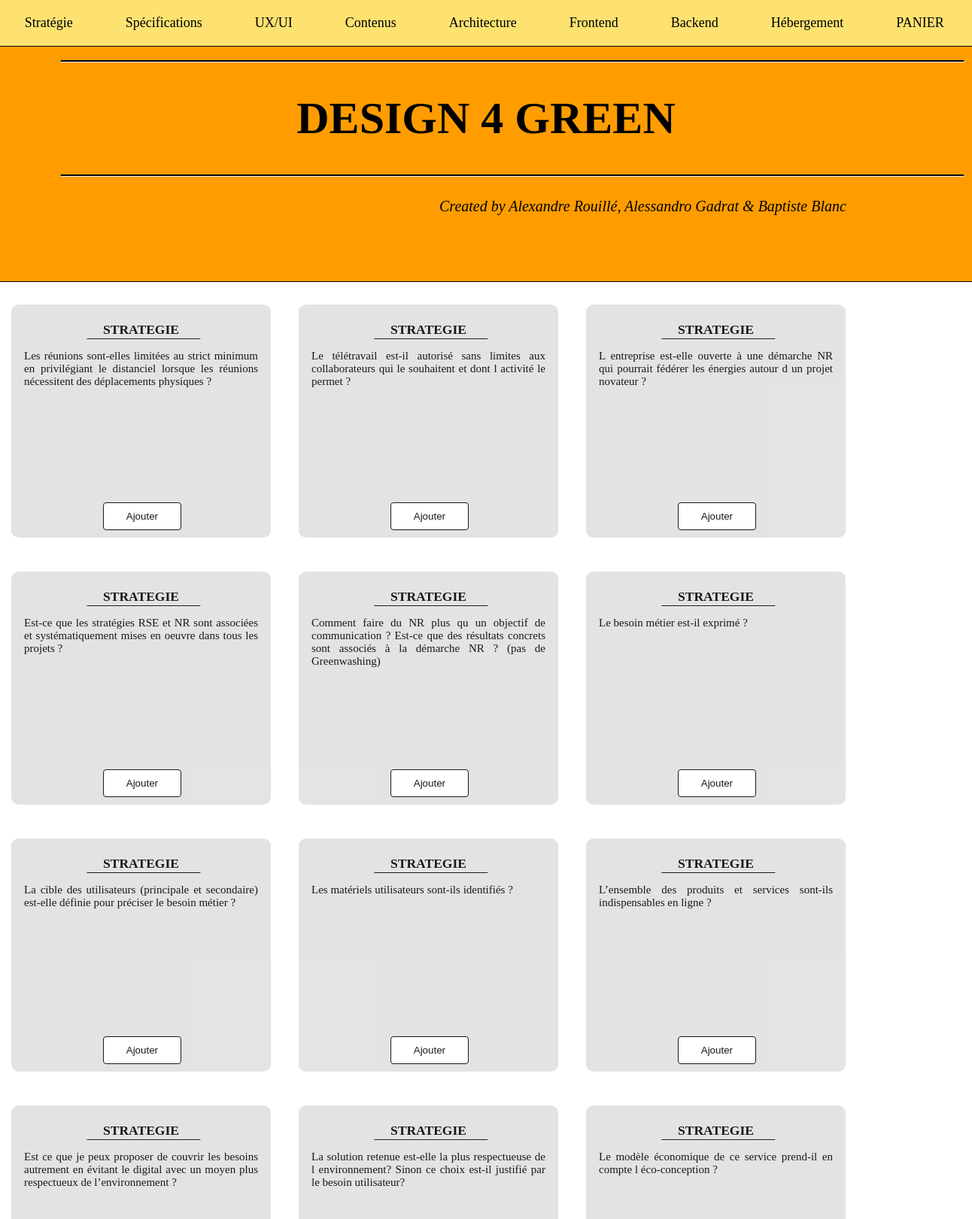
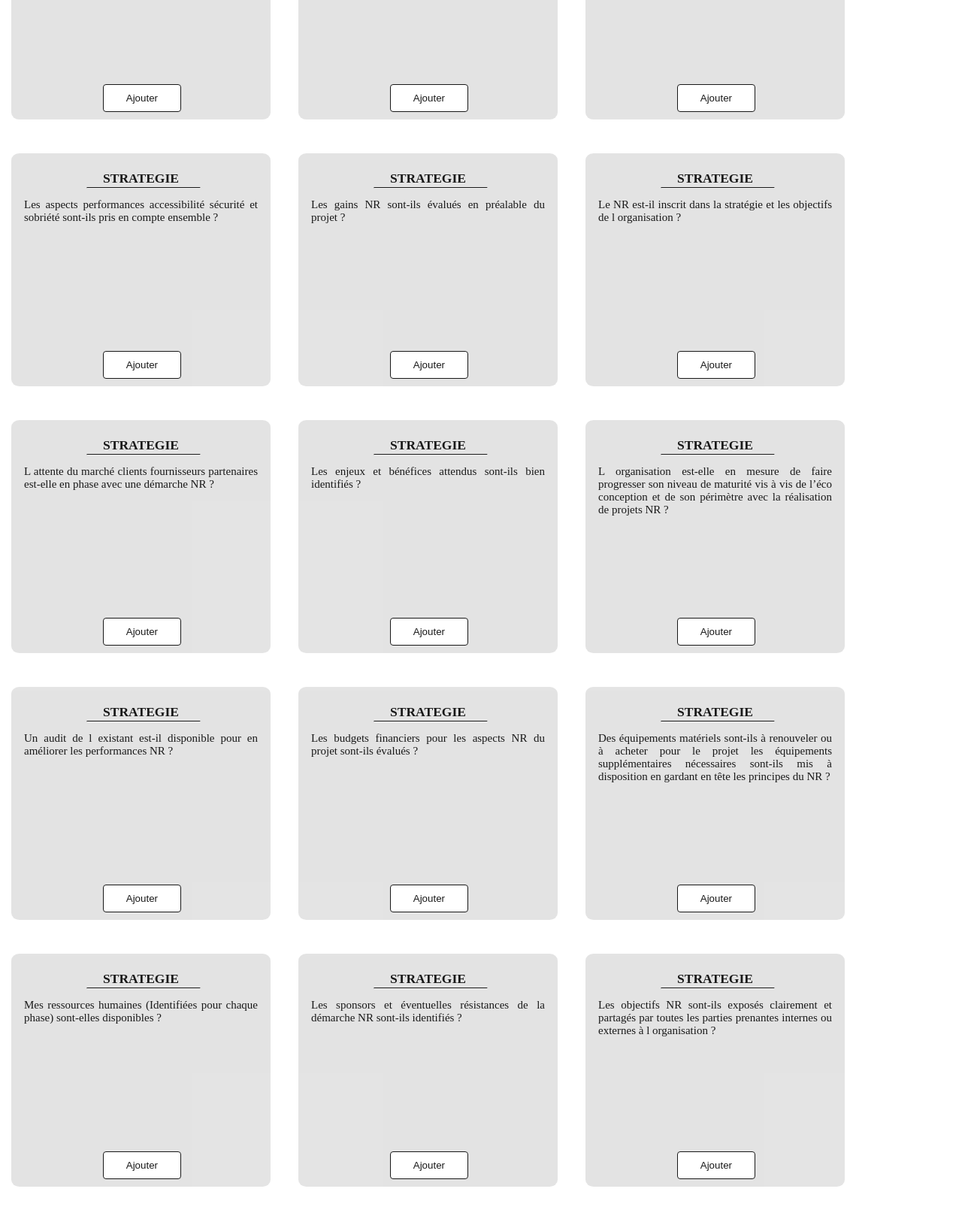
The page / (upper part) on the database its author committed (2 pictures, top to bottom).
### tables this page shows
CREATE TABLE IF NOT EXISTS `data` (
  `Famille Origine` varchar(17) DEFAULT NULL,
  `ID` varchar(11) DEFAULT NULL,
  `Planet` varchar(6) DEFAULT NULL,
  `People` varchar(6) DEFAULT NULL,
  `prosperity` varchar(10) DEFAULT NULL,
  `RECOMMANDATION = 
Phrase verbe  à l’infinitif` varchar(135) DEFAULT NULL,
  `CRITERES` varchar(276) DEFAULT NULL,
  `JUSTIFICATIONS
Quels sont les arguments factuels` varchar(911) DEFAULT NULL,
  `Etape Cycle de Vie` varchar(18) DEFAULT NULL,
  `TEST 1 1 1
test lié au critère  forme interrogative` varchar(545) DEFAULT NULL,
  `TEST 1 1 2` varchar(268) DEFAULT NULL,
  `TEST` varchar(408) DEFAULT NULL,
  `CORRESPONDANCE 
(Référence à une source fiable existante)` varchar(240) DEFAULT NULL,
  `Lien  (URL) de la correspondance` varchar(309) DEFAULT NULL,
  `Type 

formelle
(RECO)

ou

Conseil / Guide 
(CONSEIL)` varchar(62) DEFAULT NULL,
  `Difficulté de mise en oeuvre` varchar(28) DEFAULT NULL,
  `Objectif(s) ODD couverts par la recommandation` varchar(49) DEFAULT NULL,
  ` incontournables` varchar(16) DEFAULT NULL,
  `Tags Opérationnel` varchar(75) DEFAULT NULL,
  `Acteurs` varchar(67) DEFAULT NULL,
  `Indicateurs` varchar(14) DEFAULT NULL,
  `X Indicateurs` varchar(88) DEFAULT NULL,
  `Y Indicateurs` varchar(28) DEFAULT NULL,
  `Priorité` varchar(8) DEFAULT NULL,
  `Récurrence` varchar(10) DEFAULT NULL,
  `Use Case` varchar(269) DEFAULT NULL,
  `Exemple` varchar(7) DEFAULT NULL,
  `Limites` varchar(7) DEFAULT NULL,
  `Automatisable
Y / N` varchar(20) DEFAULT NULL,
  `Automatisation
#SCRIPT
#INTRUMENTATION
#PROCESS` varchar(50) DEFAULT NULL,
  `Automatisation
Level` varchar(21) DEFAULT NULL,
  `Automatisation Informations` varchar(57) DEFAULT NULL
);

### fonction.php (the view, shortened to what this page needs)
<?php
   function compoment($t,$c,$id){
      $c=str_replace("'"," ",$c);
      $element ="
      <form action='index.php' id='container' method='post'>
      <div>
      <h3>$t</h3>
      <hr class='content'>
      <p>$c</p>
      <input type='submit' value='Ajouter' class='btn' name='add'/>
      <input type='hidden' name='t' value=$t>
      <input type='hidden' name='c' value='$c'>
      <input type='hidden' name='id' value='$id'>
      </div>
      </form>
      ";
   echo $element;
   }
      class CreateDb
      {
         public $tablename;
         public $con;
      public function __construct(
         $dbname = "dara",
         $tablename = "data",
         $servername = "localhost",
         $username = "root",
         $password = ""
     )
     {
       $this->tablename = $tablename;
         $this->con = mysqli_connect($servername, $username, $password,$dbname);
   }
   public function getData(){
         $sql ="SELECT `Famille Origine`,`ID`,`CRITERES` FROM $this->tablename WHERE `CRITERES`!=''" ;
         $result = mysqli_query($this->con, $sql);
         if(mysqli_num_rows($result) > 0){
            return $result;
        }
     }
   }
?>

### index.php (shortened to what this page needs)
<!DOCTYPE html>
<html>
   <head>
      <link rel="stylesheet" href="style/style.css" />
      <link rel="stylesheet" media="print" href="style/style.css" />
   </head>
   <body>
      <div class="main">
         <div class="prez">
            <hr class='title'>
            <a href="index.php"><h1>DESIGN 4 GREEN</h1></a>
            <hr class='title'>
            <div class="name">Created by Alexandre Rouillé, Alessandro Gadrat & Baptiste Blanc</div>
         </div>
         <div class="violet">
            <nav class="navi">
               <a onclick="window.scrollTo({top: 350,behavior: 'smooth'})">Stratégie&nbsp;</a>
               <a onclick="window.scrollTo({top: 4250,behavior: 'smooth'})">Spécifications&nbsp;</a>
               <a onclick="window.scrollTo({top: 8180,behavior: 'smooth'})">UX/UI&nbsp;</a>
               <a onclick="window.scrollTo({top: 12790,behavior: 'smooth'})">Contenus&nbsp;</a>
               <a onclick="window.scrollTo({top: 16330,behavior: 'smooth'})">Architecture&nbsp;</a>
               <a onclick="window.scrollTo({top: 20930,behavior: 'smooth'})">Frontend&nbsp;</a>
               <a onclick="window.scrollTo({top: 26260,behavior: 'smooth'})">Backend&nbsp;</a>
               <a onclick="window.scrollTo({top: 30900,behavior: 'smooth'})">Hébergement&nbsp;</a>
               <a href="cart.php" class="panier">PANIER&nbsp;</a>
            </nav>
         </div>
      </div>
      <div id='container'>
         <?php
             require_once('fonction.php');
             $database = new CreateDb("dara","data");
             $result = $database->getData();
             while ($row = mysqli_fetch_assoc($result)){
               compoment(utf8_encode($row['Famille Origine']),utf8_encode($row['CRITERES']),utf8_encode($row['ID']));
             }
         ?>
      </div>
   </body>
</html>

### style/style.css (style rules this page uses)
* { font-family: Polya; }
h1,h2 { text-align: center; }
p { position: absolute; top : 40px; margin: 20px 17px 20px 12px; text-align : justify; }
body { margin: 0; padding: 0; }
a { color: #000000; text-decoration:none; }
.prez { font-size: 30px; position: relative; background-color: #ff9d00; padding: 10vh; border-bottom:solid #000000 1px ; }
nav a { text-decoration: none; color: black; }
.name { position: relative; margin-top: 20px; padding: 1vh; margin-left: 62vh; font-size: 20px; font-style: italic; }
.navi { z-index: 2; position: fixed; top: 0; width: 100%; display: flex; flex-flow: row wrap; justify-content: space-around; background-color: #fee271; padding-top: 20px; padding-bottom: 20px; font-size: large; border-bottom:solid #000000 1px ; }
nav a:before { transition: all 0.2s; }
.btn { position: absolute; bottom : 10px; right: 119px; font-family: arial,Roboto, sans-serif; color: rgb(0, 0, 0); background-color: #ffffff; padding: 10px 30px; border: solid #000000 1px; border-radius: 4px; transition : 500ms; }
#container { z-index: 1; display: grid; row-gap: 130px; margin-top: 15px; margin-left: -10px; }
#container>div { position: absolute; display: block; background-color: #e1e1e1; font-size: 15px; border-radius: 3%; opacity: 0.90; padding: 5px; margin-left: 35px; width: 335px; height: 300px; transition : 500ms; text-align: center; }
hr.title { border-top: 2px solid rgb(0, 0, 0); border-radius: 5px; margin: 0 auto; width: 1200px; }
hr.content { position: absolute; top :45px; left: 100px; border-top: 1px solid rgb(0, 0, 0); border-radius: 2px; margin: 0 auto; width: 150px; }
@media (min-width: 1150px) and (max-width: 1500px) { #container { grid-template-columns: repeat(3, 382px); grid-template-rows: repeat(150, 225px); } }

### rows shown on the page
data: Famille Origine "STRATEGIE", CRITERES "Les réunions sont-elles limitées au strict minimum en privilégiant le distanciel lorsque les réunions nécessitent des déplacements physiques ?"
data: Famille Origine "STRATEGIE", CRITERES "Le télétravail est-il autorisé sans limites aux collaborateurs qui le souhaitent et dont l activité le permet ?"
data: Famille Origine "STRATEGIE", CRITERES "L entreprise est-elle ouverte à une démarche NR qui pourrait fédérer les énergies autour d un projet novateur ?"
data: Famille Origine "STRATEGIE", CRITERES "Est-ce que les stratégies RSE et NR sont associées et systématiquement mises en oeuvre dans tous les projets ?"
data: Famille Origine "STRATEGIE", CRITERES "Comment faire du NR plus qu un objectif de communication ? Est-ce que des résultats concrets sont associés à la démarche NR ? (pas de Greenwashing)"
data: Famille Origine "STRATEGIE", CRITERES "Le besoin métier est-il exprimé ?"
data: Famille Origine "STRATEGIE", CRITERES "La cible des utilisateurs (principale et secondaire) est-elle définie pour préciser le besoin métier ?"
data: Famille Origine "STRATEGIE", CRITERES "Les matériels utilisateurs sont-ils identifiés ?"
data: Famille Origine "STRATEGIE", CRITERES "L’ensemble des produits et services sont-ils indispensables en ligne ?"
data: Famille Origine "STRATEGIE", CRITERES "Est ce que je peux proposer de couvrir les besoins autrement en évitant le digital avec un moyen plus respectueux de l’environnement ?"
data: Famille Origine "STRATEGIE", CRITERES "La solution retenue est-elle la plus respectueuse de l environnement? Sinon ce choix est-il justifié par le besoin utilisateur?"
data: Famille Origine "STRATEGIE", CRITERES "Le modèle économique de ce service prend-il en compte l éco-conception ?"
data: Famille Origine "STRATEGIE", CRITERES "Les aspects performances accessibilité sécurité et sobriété sont-ils pris en compte ensemble ?"
data: Famille Origine "STRATEGIE", CRITERES "Les gains NR sont-ils évalués en préalable du projet ?"
data: Famille Origine "STRATEGIE", CRITERES "Le NR est-il inscrit dans la stratégie et les objectifs de l organisation ?"
data: Famille Origine "STRATEGIE", CRITERES "L attente du marché clients fournisseurs partenaires est-elle en phase avec une démarche NR ?"
data: Famille Origine "STRATEGIE", CRITERES "Les enjeux et bénéfices attendus sont-ils bien identifiés ?"
data: Famille Origine "STRATEGIE", CRITERES "L organisation est-elle en mesure de faire progresser son niveau de maturité vis à vis de l’éco conception et de son périmètre avec la réalisation de projets NR ?"
data: Famille Origine "STRATEGIE", CRITERES "Un audit de l existant est-il disponible pour en améliorer les performances NR ?"
data: Famille Origine "STRATEGIE", CRITERES "Les budgets financiers pour les aspects NR du projet sont-ils évalués ?"
data: Famille Origine "STRATEGIE", CRITERES "Des équipements matériels sont-ils à renouveler ou à acheter pour le projet les équipements supplémentaires nécessaires sont-ils mis à disposition en gardant en tête les principes du NR ?"
data: Famille Origine "STRATEGIE", CRITERES "Mes ressources humaines (Identifiées pour chaque phase) sont-elles disponibles ?"
data: Famille Origine "STRATEGIE", CRITERES "Les sponsors et éventuelles résistances de la démarche NR sont-ils identifiés ?"
data: Famille Origine "STRATEGIE", CRITERES "Les objectifs NR sont-ils exposés clairement et partagés par toutes les parties prenantes internes ou externes à l organisation ?"
